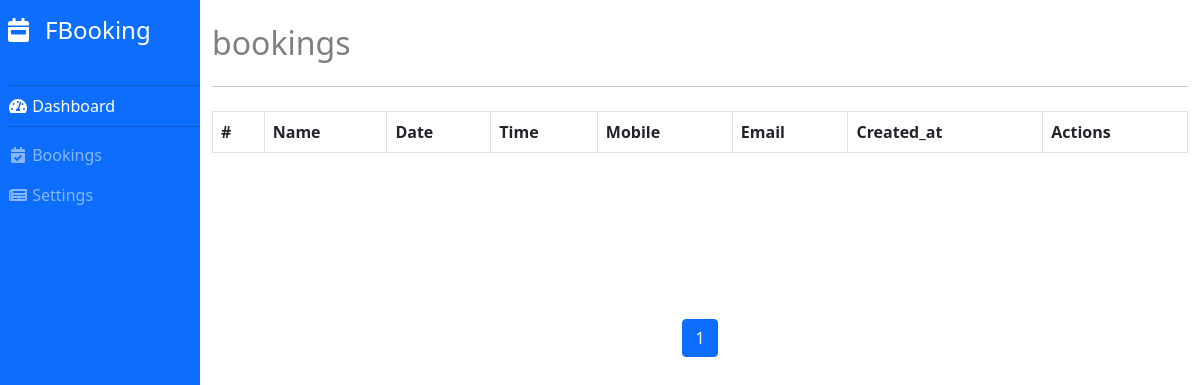
The app's page /booking2/admin/list (signed in), older data.
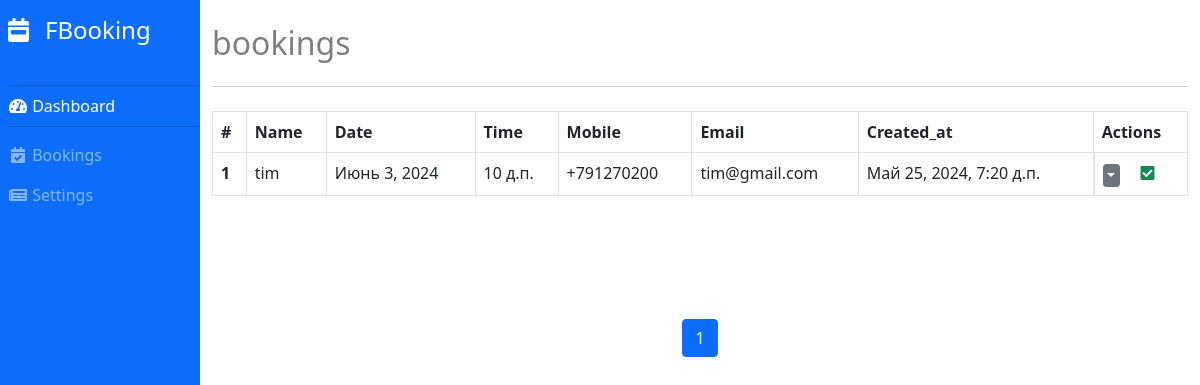
The same page, newer data.
### booking/models.py (models this page shows, shortened)
class Booking(models.Model):
    user = models.ForeignKey(settings.AUTH_USER_MODEL,
                             on_delete=models.CASCADE, blank=True, null=True)
    date = models.DateField()
    time = models.TimeField()
    user_name = models.CharField(max_length=250)
    user_email = models.EmailField()
    approved = models.BooleanField(default=False)
    user_mobile = models.CharField(blank=True, null=True, max_length=10)
    created_at = models.DateTimeField(auto_now_add=True)
    updated_at = models.DateTimeField(auto_now=True)

### booking/views/admin_views/list_view.py (the view)
# urls.py: path("admin/list", BookingListView.as_view(), name="booking_list"),
class BookingListView(BookingSettingMixin, ListView):
    model = Booking
    template_name = "booking/admin/booking_list.html"
    paginate_by = PAGINATION

### booking/utils.py (called while the page is built)
    @method_decorator(login_required)
    def dispatch(self, request, *args, **kwargs):
        if not request.user.is_staff:
            return redirect(settings.LOGIN_URL)
        return super().dispatch(request, *args, **kwargs)

### booking/templates/booking/admin/booking_list.html
{% extends 'booking/base.html' %}
{% block content %}
<h2 class="text-black-50 my-4">bookings</h2>
<hr>
<div class="row mt-1">
    <div style="min-height: 200px;" class="my-2">
        {% include 'booking/admin/components/booking_tabel.html' with bookings=object_list full_table=True %}
    </div>
</div>
{% include "booking/admin/components/pagination.html" %}
{% endblock content %}

### booking/templates/booking/admin/components/booking_tabel.html (shortened to what this page needs)
<table class="table table-bordered table-hover">
    <thead>
      <tr>
        {% if full_table %}
          <th scope="col">#</th>
        {% endif %}
        <th scope="col">Name</th>
        <th scope="col">Date</th>
        <th scope="col">Time</th>
        <th scope="col">Mobile</th>
        <th scope="col">Email</th>
        {% if full_table %}
          <th scope="col">Created_at</th>
          <th scope="col">Actions</th>
        {% endif %}
      </tr>
    </thead>
    <tbody>
      {% for booking in bookings %}
      <tr>
        {% if full_table %}
          <th scope="row">{{booking.id}}</th>
        {% endif %}
        <td>{{booking.user_name}}</td>
        <td>{{booking.date}}</td>
        <td>{{booking.time}}</td>
        <td>{{booking.user_mobile|default:""}}</td>
        <td>{{booking.user_email}}</td>
        {% if full_table %}
          <td>{{booking.created_at}}</td>
          <td class="d-flex">
            <div class="col dropdown">
              <button class="btn btn-secondary btn-sm dropdown-toggle p-0 pe-1" type="button" id="actionDropdown" data-bs-toggle="dropdown" aria-expanded="false">
              </button>
            </div>
            <div class="col">
              {% if booking.approved %}
                  <i class="fas fa-check-square text-success"></i>
              {% else %}
                  <i class="far fa-pause-circle text-danger"></i>
              {% endif %}
            </div>
        </td>
        {% endif %}
      </tr>
      {% endfor %}
    </tbody>
  </table>

Row changes from the older to the newer data that the page shows:
added Booking: id "1", user_name "tim", date "Июнь 3, 2024", time "10 д.п.", user_mobile "+791270200", user_email "tim@gmail.com", created_at "Май 25, 2024, 7:20 д.п.", approved True (drawn)
